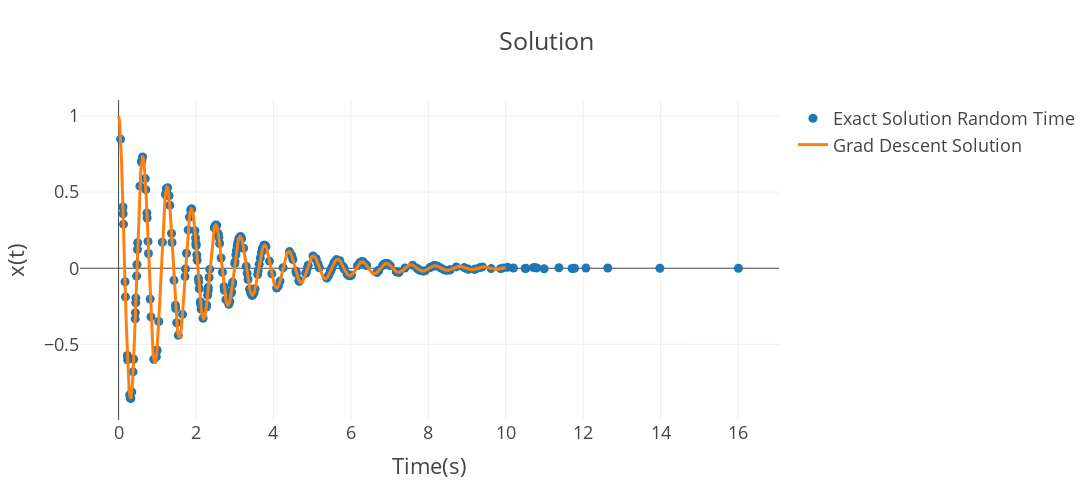

Notebook source saved alongside this figure:
### Code cell
a = torch.complex(torch.tensor([1.**2 - 4*100]) , torch.tensor([0.0]))
w = (-1. - torch.sqrt(a))/2
x = t.detach()
xr = Ll.sampleit(250)[0].detach()[:,0]
fig = go.Figure(data = [{
        'type':'scatter',
        'x':xr,
        'y':torch.exp( w*xr ).real[:].detach(),
        'name':'Exact Solution Random Time',
        'mode':'markers'
    },
    {
        'type':'scatter',
        'x':x[:,0],
        'y':X(x).detach()[:,0],
        'name':'Grad Descent Solution'
}
],layout={'height':500, 'width':1250, 'title':'Solution', 'xaxis':{'title':'Time(s)'}, 'yaxis':{'title':'x(t)'}})
iplot(fig)

### Figure 1 — Plotly figure (JSON) as saved in the notebook; plotly's stock layout.template omitted (floating-point values rounded to 4 significant figures; data arrays with more than 128 entries replaced by an {"elided": "..."} marker saying what was removed)
{"data": [{"mode": "markers", "name": "Exact Solution Random Time", "type": "scatter", "x": {"elided": "250 float values"}, "y": {"elided": "250 float values"}}, {"name": "Grad Descent Solution", "type": "scatter", "x": {"elided": "1000 float values"}, "y": {"elided": "1000 float values"}}], "layout": {"height": 500, "title": {"text": "Solution"}, "width": 1250, "xaxis": {"autorange": true, "range": [-0.9668, 17.03], "title": {"text": "Time(s)"}, "type": "linear"}, "yaxis": {"autorange": true, "range": [-0.9971, 1.105], "title": {"text": "x(t)"}, "type": "linear"}}}
